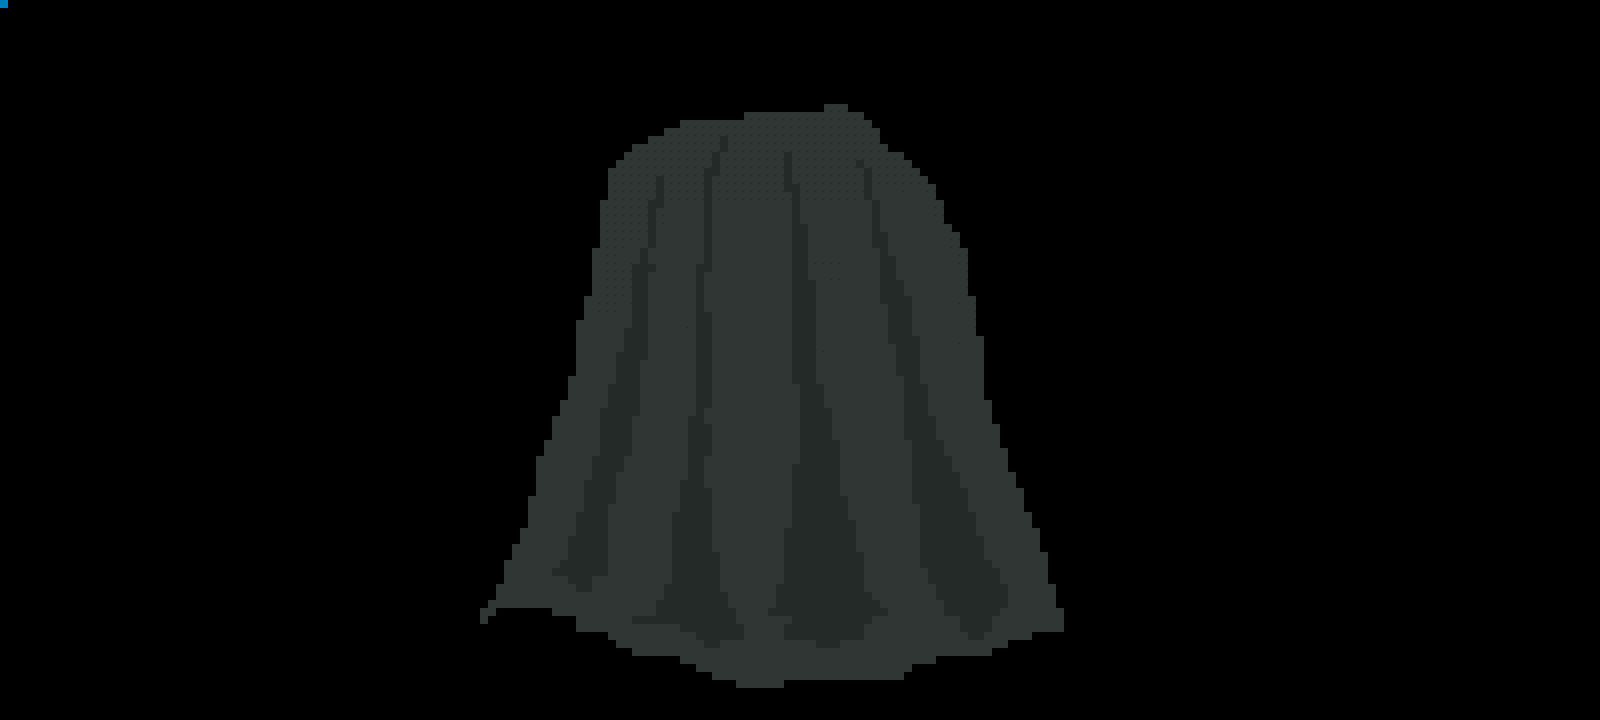

Rendered tile map (Tiled .tmx) drawn with the repository's tilesets; below, a short description and the map source with its tile grids summarised:
An orthogonal 200x90 tile map with 8x8 px tiles, 1 tile layer (FRONT), 2 tilesets.

<map version="1.5" tiledversion="1.6.0" orientation="orthogonal" renderorder="right-down" width="200" height="90" tilewidth="8" tileheight="8" infinite="0" nextlayerid="2" nextobjectid="1">
 <tileset firstgid="1" name="glassNFuture" tilewidth="8" tileheight="8" tilecount="4096" columns="64">
  <image source="Interior-Furniture.png" width="512" height="512" />
 </tileset>
 <tileset firstgid="4097" source="New.tsx" />
 <layer id="1" name="FRONT" width="200" height="90">
  <data>[18000 cells, 3609 non-empty, 6 distinct tile ids]</data>
 </layer>
</map>
